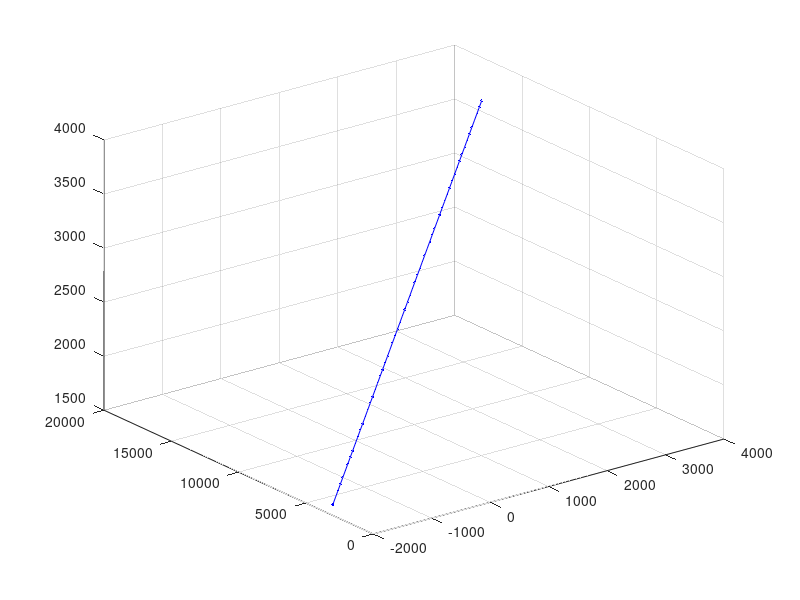
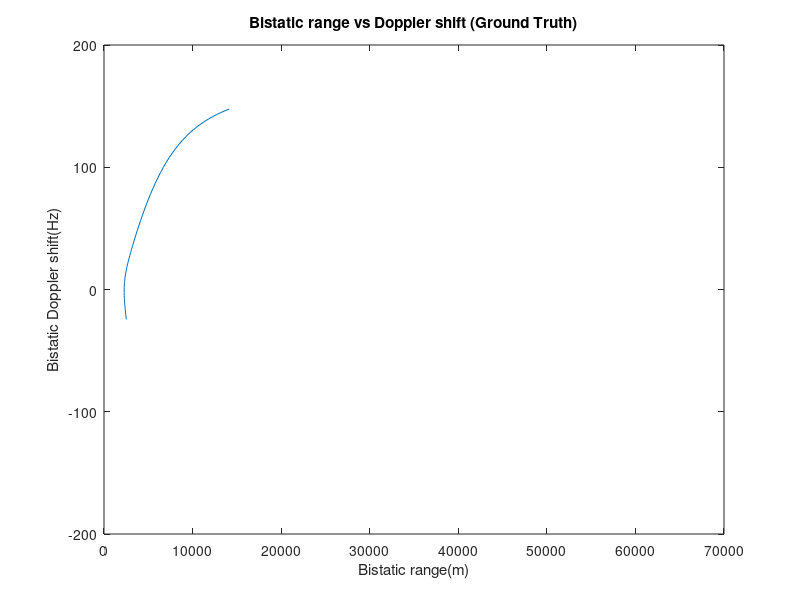

The MATLAB source for these figures, in order: (Note: this script raises an error after producing the figures.)
% This script calculates the Bistatic range(m)  and Doppler(Hz) From
% Bistatic setup
% Simulation
% Author: Itumeleng Malemela

%The Positions are all in the format Below
%[x,y,z] where x,y,z are the coordinates in meters in the Cartesian Coordinate System

wavelength = 299792458/94e6;
c=299792458;

%Transmitter Position
Tx_Pos=[6440;10760;1056];
%Reference Reciever Position 
RefRx_Pos=[0;0;1000];

%Surveillance Reciever Position 
SurvRx_Pos=[0;1;1000];

%Target Positions

%Single Target Scenario 
TargetPos = [[4000;18000;3600;],[-2000;3000;1600]];
TargetWayPoints =[0,60];

%Lane Change Maneuver Scenario 
%TargetPos = [[3806;20680;3200;],[-3116;14010;3200],[-6884;10971;4000],[-14979;3765;4000]];
%TargetWayPoints =[0,20,30,60];

%Landing Maneuver
%TargetPos = [[4000;18000;2000;],[-1000;8000;1700],[-1500;6000;1500],[-1000;4000;1300],[0;4000;1100],[500;6000;1000]];
%TargetWayPoints =[0,30,38,45,50,60];

%360 Maneuver
%TargetPos = [[4000;18000;2000;],[-8528;13851;2000],[-12354;15339;2000],[-7997;17783;2000],[-13311;11938;2000],[-20431;9706;2000]];
%TargetWayPoints =[0,35,50,75,95,120];

%Multit-Target Target 1 
%TargetPos = [[4000;18000;3600;],[-2000;3000;1600]];
%TargetWayPoints =[0,60];

%Multit-Target Target 2
%TargetPos = [[4000;4000;1600;],[2000;20000;3600]];
%TargetWayPoints =[0,60];

SimulationTime = TargetWayPoints(end)-TargetWayPoints(1)+1;

% Define the update interval
UpdateInterval = 1;

% Calculate the baseline
Baseline = norm(RefRx_Pos - Tx_Pos);

% Initialize arrays to store bistatic ranges and Doppler shifts
bistatic_ranges = [];
bistatic_doppler_shifts = [];
t_interp = 0:1:SimulationTime;

x_interp = [];
y_interp = [];
z_interp = [];

% Loop through each waypoint section except the last one
for i = 1:length(TargetWayPoints) - 1
    % Get the waypoints for the current segment
    waypoints = TargetWayPoints(i:i+1);
    
    % Get the position data for the current segment
    x_data = TargetPos(1, waypoints == TargetWayPoints(i:i+1));
    y_data = TargetPos(2, waypoints == TargetWayPoints(i:i+1));
    z_data = TargetPos(3, waypoints == TargetWayPoints(i:i+1));
    
    % Define the unique segment time range for interpolation
    if i < length(TargetWayPoints) - 1
        t_segment = t_interp(t_interp >= TargetWayPoints(i) & t_interp < TargetWayPoints(i+1));
    else
        t_segment = t_interp(t_interp >= TargetWayPoints(i) & t_interp <= TargetWayPoints(i+1));
    end
    
    % Perform linear interpolation for each position
    x_interp_segment = interp1(waypoints,TargetPos(1,i:i+1), t_segment, 'linear');
    y_interp_segment = interp1(waypoints,TargetPos(2,i:i+1), t_segment, 'linear');
    z_interp_segment = interp1(waypoints,TargetPos(3,i:i+1), t_segment, 'linear');
    
    % Concatenate with the complete interpolated position
    x_interp = [x_interp, x_interp_segment];
    y_interp = [y_interp, y_interp_segment];
    z_interp = [z_interp, z_interp_segment];
end

% Final interpolated positions
interpolated_posx = [x_interp; y_interp; z_interp];


%code for interpolated_posx

figure(1)
plot3(interpolated_posx(1, :), interpolated_posx(2, :), interpolated_posx(3, :), 'b.-');
grid on;

for position_index = 1:(size(interpolated_posx, 2) - 1)
    % Delta-Time: time taken in position section
    
    % Current position
    Target_Pos_1 = interpolated_posx(:, position_index);
    % Next position
    Target_Pos_end = interpolated_posx(:, position_index + 1);
    
    % Ranges from Tx and RefRx to the target
    range_tx_target = norm(Target_Pos_1 - Tx_Pos);
    range_ref_target = norm(Target_Pos_1 - RefRx_Pos);
    
    % Ranges for the end position
    range_tx_target_end = norm(Target_Pos_end - Tx_Pos);
    range_ref_target_end = norm(Target_Pos_end - RefRx_Pos);

    % Calculate velocities (rate of change of range)
    V_t = (range_tx_target-range_tx_target_end) / UpdateInterval;
    V_r = (range_ref_target-range_ref_target_end) / UpdateInterval;

    % Calculate bistatic Doppler shift using the correct formula
    doppler_shift = (94e6 / c) * (V_t + V_r);  % Assuming similar velocities as the baseline formula
    bistatic_doppler_shifts(end + 1) = doppler_shift;

    % Calculate the bistatic range
    bistatic_range = range_tx_target + range_ref_target - Baseline;

    % Store the bistatic range
    bistatic_ranges(end + 1) = bistatic_range;
end

figure(3);
plot(bistatic_ranges,bistatic_doppler_shifts);
title('Bistatic range vs Doppler shift (Ground Truth)');
xlabel('Bistatic range(m)');
ylabel('Bistatic Doppler shift(Hz)');
xlim([0 7e4]);
ylim([-200 200]);


if exist('./true_data.h5', 'file')
    delete('./true_data.h5');
end

% Save bistatic ranges and Doppler shifts to an HDF5 file
h5create('./true_data.h5', '/bistatic_ranges', size(bistatic_ranges));
h5write('./true_data.h5', '/bistatic_ranges', bistatic_ranges);

h5create('./true_data.h5', '/doppler_shifts', size(bistatic_doppler_shifts));
h5write('./true_data.h5', '/doppler_shifts', bistatic_doppler_shifts);